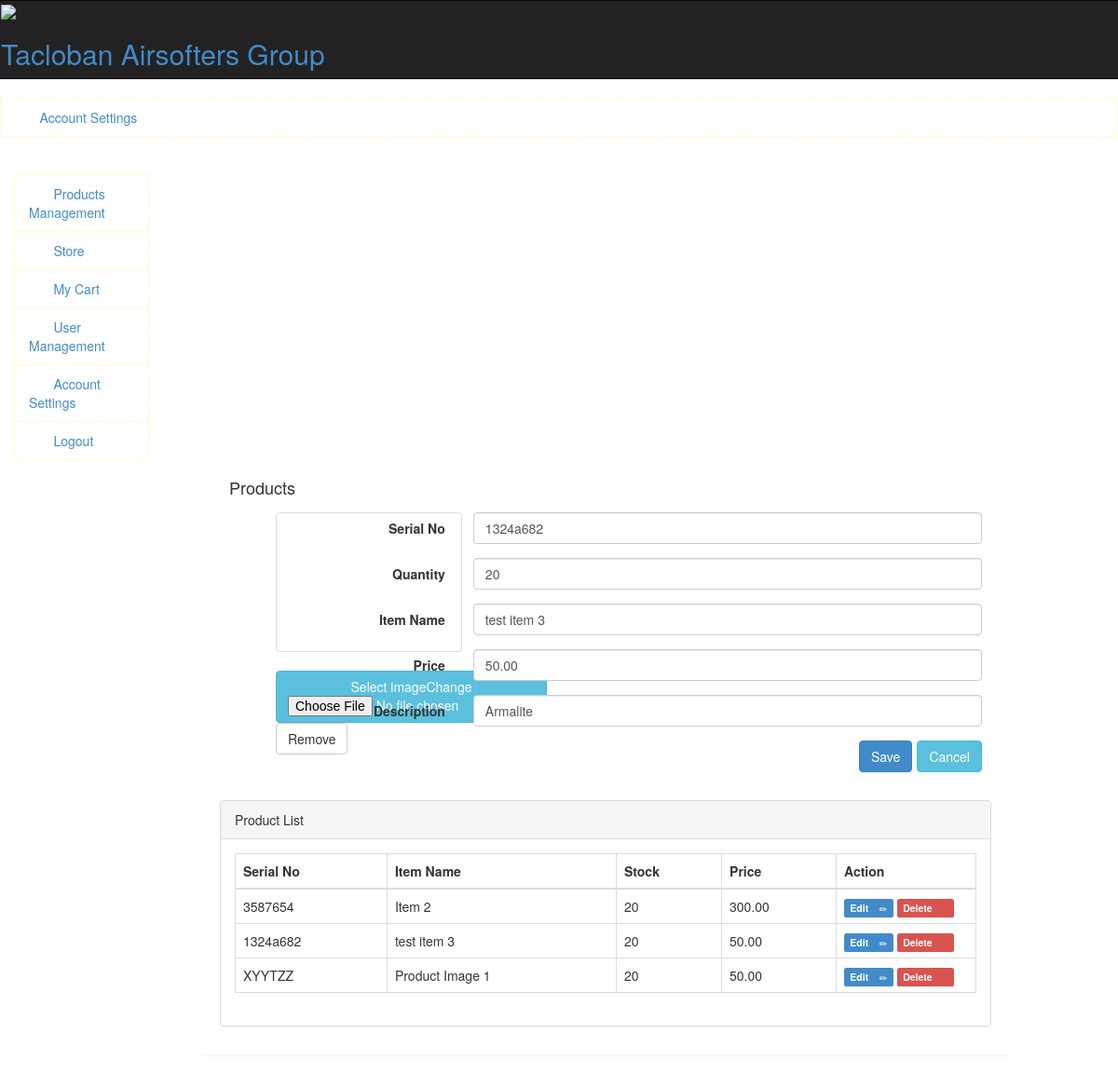
Screenshot of /products/edit/3 with the database file from the repository.
### tables this page shows
CREATE TABLE `products` (
  `id` int(11) NOT NULL,
  `item_name` varchar(255) NOT NULL,
  `quantity` int(11) NOT NULL,
  `serial` varchar(255) NOT NULL,
  `price` double(11,2) NOT NULL,
  `image` text NOT NULL,
  `short_description` text NOT NULL
);

### application/controllers/Admin.php (called while the page is built, shortened)
<?php
class Admin extends CI_Controller
{
    public function products($id = 0)
    {
        $this->load->model('home');
        if ($id == 0) {
            $data['product'] = array(
                'id' => '',
                'item_name' => '',
                'serial' => '',
                'quantity' => '',
                'price' => '',
                'image' => 'no_image.png',
                'short_description' => ''
            );
        } else {
            $data['product'] = $this->home->getProductRecord($id);
        }
        $this->load->view('templates/header');
        $this->load->view('templates/nav');
        $this->load->view('templates/admin_nav');
        $this->load->view('pages/admin/product_list', $data);
        $this->load->view('templates/footer');
    }
}

### index.php (called while the page is built, shortened)
<?php
require_once BASEPATH.'core/CodeIgniter.php';

### application/models/home.php (called while the page is built, shortened)
<?php
Class Home extends CI_Model
{
    public function getProducts()
    {
        return $this->db->get('products')->result_array();
    }
    public function getProductRecord($id)
    {
        $this->db->where('id', $id);
        return $this->db->get('products')->row_array();
    }
}

### application/views/pages/admin/product_list.php (the view, shortened to what this page needs)
<?php
$product_record = $this->home->getProducts();
?>
<div class="col-md-2">
</div>
<div class="col-md-9 body-container">
    <div class="panel p-body">
        <div class="panel-heading search">
            <div class="col-md-6">
                <h4>Products</h4>
            </div>
        </div>
        <br/>
        <div class="panel-body">
            <form class="form-horizontal" action="/save_products" method="post" enctype="multipart/form-data">
                <div class="col-md-1">
                    <div class="form-group" style="margin-left: 50px;">
                        <div class="fileinput fileinput-new" data-provides="fileinput">
                            <div class="fileinput-preview thumbnail" data-trigger="fileinput" style="width: 200px; height: 150px;">
                            </div>
                            <div>
                                <span class="btn btn-info btn-file"><span class="fileinput-new">Select image</span><span class="fileinput-exists">Change</span><input type="file" name="picture"></span>
                                <a href="#" class="btn btn-default fileinput-exists" data-dismiss="fileinput">Remove</a>
                            </div>
                        </div>
                    </div>
                </div>
                <div class="col-md-11">
                    <div class="form-group">
                        <label for="" class="col-sm-3 control-label">Serial No</label>
                        <div class="col-sm-9">
                            <input type="text" class="form-control" name="serial" required value="<?= $product['serial'] ?>">
                        </div>
                    </div>
                    <div class="form-group">
                        <label for="" class="col-sm-3 control-label">Quantity</label>
                        <div class="col-sm-9">
                            <input type="number" class="form-control" name="quantity" required  value="<?= $product['quantity'] ?>">
                        </div>
                    </div>
                    <div class="form-group">
                        <label for="" class="col-sm-3 control-label">Item Name</label>
                        <div class="col-sm-9">
                            <input type="text" class="form-control" name="item_name" required value="<?= $product['item_name'] ?>">
                        </div>
                    </div>
                    <div class="form-group">
                        <label for="" class="col-sm-3 control-label">Price</label>
                        <div class="col-sm-9">
                            <input type="text" class="form-control" name="price" required value="<?= $product['price'] ?>">
                        </div>
                    </div>
                    <div class="form-group">
                        <label for="" class="col-sm-3 control-label">Description</label>
                        <div class="col-sm-9">
                            <input type="text" class="form-control" name="short_description" required value="<?= $product['short_description'] ?>">
                        </div>
                    </div>
                    <div class="form-group">
                        <div class="col-sm-offset-3 col-sm-9">
                            <a href="/products" class="btn btn-info" style="float:right;margin-left: 5px;">Cancel</a>
                            <button class="btn btn-primary" style="float:right;" type="submit">Save</button>
                        </div>
                    </div>
                </div>
            </form>
        </div>
        <div class="panel panel-default"
             style="margin-bottom:30px;margin-right: 20px;margin-left: 20px;">
            <div class="panel-heading">
                Product List
            </div>
            <div class="panel-body">
                <table class="table table-bordered">
                    <tr>
                        <th>Serial No</th>
                        <th>Item Name</th>
                        <th>Stock</th>
                        <th>Price</th>
                        <th>Action</th>
                    </tr>
                    <tbody>
                    <?php foreach ($product_record as $val) { ?>
                        <tr>
                            <td><?= $val['serial'] ?></td>
                            <td><?= $val['item_name'] ?></td>
                            <td><?= $val['quantity'] ?></td>
                            <td><?= $val['price'] ?></td>
                            <td style="width: 150px">
                                <a href="/products/edit/<?= $val['id'] ?>" class="label label-primary">Edit &nbsp;&nbsp; <span class="glyphicon glyphicon-pencil"></span></a>
                                <a href="/products/delete/<?= $val['id'] ?>" class="label label-danger" onclick="confirm('Are you sure you want to delete this item ?')">Delete &nbsp;&nbsp;<span class="glyphicon glyphicon-trash"></span></a>
                            </td>
                        </tr>
                    <?php } ?>
                    </tbody>
                </table>
            </div>
        </div>
    </div>
</div>

### rows the page displays
products: serial "1324a682", quantity "20", item_name "test item 3", price "50.00", short_description "Armalite"
products: serial "3587654", item_name "Item 2", quantity "20", price "300.00"
products: serial "XYYTZZ", item_name "Product Image 1", quantity "20", price "50.00"
